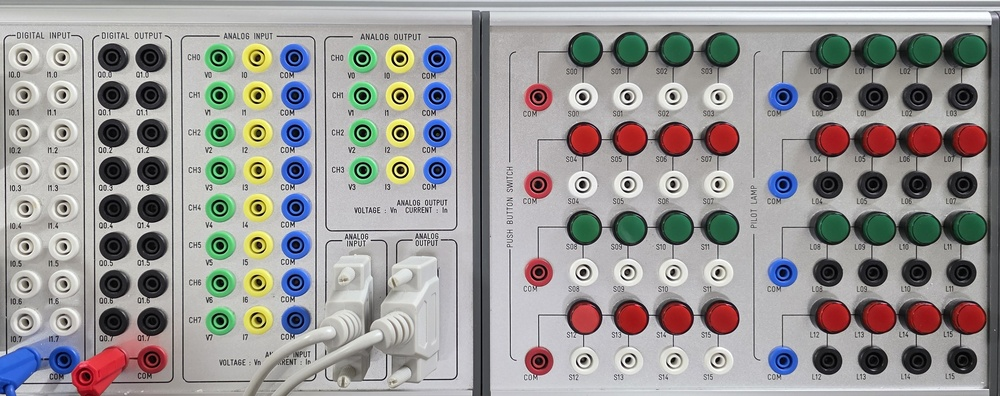
#> input picture sample.jpg, 1000 x 396 px, shrunk from 3401 x 1346 before the run, found by its file name
$ jupyter execute 'py06 my.ipynb'
#> lines starting #> are read from the running program, lines starting #| are printed output that depends on the picture; after the words box and inside, x2 and y2 are one past the last pixel; in counts of white or black regions, pixels touching at a corner belong together
# 이미지처리

[cell 1]
#!pip install opencv-python
#!pip install matplotlib

## 이미지 밝기 및 개선 평가

[cell 2]
import numpy as np
import matplotlib.pyplot as plt
import cv2                          # 원래는 RGB인데 CV2는 BGR로 되어있음. 필요에따라 컨버팅해서 사용

# numpy로 즉석 이미지 생성
#img = np.random.randint(0, 256, (100, 100, 3), dtype = np.uint8)             # 100픽셀, 100픽셀에 컬러가 3개인 데이터 생성
img = cv2.imread('C:\kjw\sample.jpg')
#> img is the input picture: shape (396, 1000, 3); mean B, G, R 150.8, 151.9, 153.8

# 그레이스케일 변환 (색상을 단순화 시켜 -> 밝기로 변화)
gray = cv2.cvtColor(img, cv2.COLOR_BGR2GRAY)
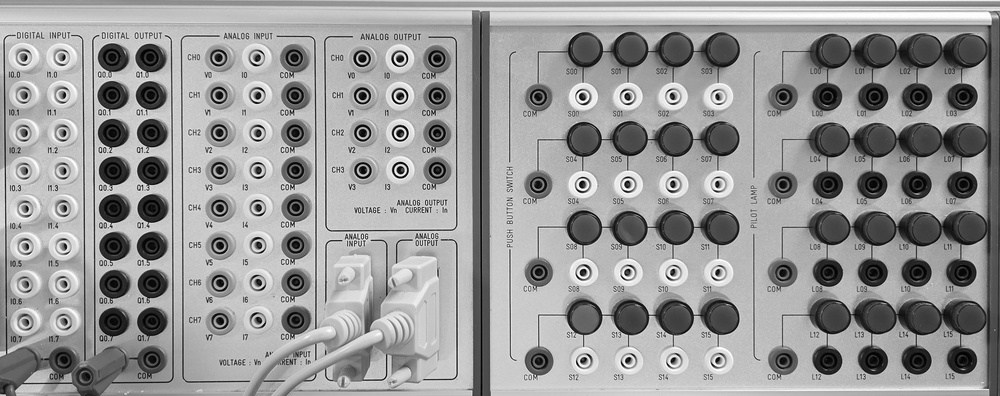
#> gray: shape (396, 1000); min 0, max 255, mean 152.3
img_rgb = cv2.cvtColor(img, cv2.COLOR_BGR2RGB)

# 이미지의 평균 밝기를 계산
mean_brightness = np.mean(gray)
#> mean_brightness = 152.3
print(f"평균 밝기: {mean_brightness:.2f}")
#| 평균 밝기: 152.35

if mean_brightness < 127.5:
    print("🌃이미지가 너무 어둡습니다.")
    gray = cv2.putText(gray.copy(), "Too Dark", (10,50), cv2.FONT_HERSHEY_SIMPLEX, 0.6, (255), 2, cv2.LINE_AA)

elif mean_brightness >= 127.9:
    print("☀️이미지가 너무 밝습니다.")
    gray = cv2.putText(gray.copy(), "Too Bright", (4,50), cv2.FONT_HERSHEY_SIMPLEX, 0.5, (0), 2, cv2.LINE_AA)
else:
    print("😊정상 이미지 입니다.")

plt.subplot(1, 2, 1)        # (행, 열, )
plt.title("RGB scale")
plt.axis('off')
plt.imshow(img)

plt.subplot(1, 2, 2)
plt.title("Gray scale")
plt.imshow(gray, cmap="gray")
plt.axis('off')
plt.show()
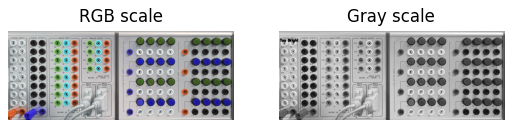
#> figure drawn by matplotlib, 2 panels; B, G, R data is drawn as R, G, B

## HSV 와 이미지 처리

#### H - HUE(색상) 0~179(원래는 360 -> OpenCV 180단계로 줄임), 2로 나눔
- 빨강 : 0, 179 부근(양끝)
- 노랑 : 30
- 하늘 : 90
- 파랑 : 120
- 보라 : 150
#### S - Saturation(채도)
- 0 ~ 255 : 값이 낮을 수록 회색(탁한색) 높을수록 원색
#### V - Value(명도)
- 0 ~ 255 : 색의 밝기, 낮을 수록 검정(0) 높을 수록 원색

[cell 3]
import cv2
import numpy as np
import matplotlib.pyplot as plt

# numpy로 즉석 이미지 생성
hsv_img = cv2.cvtColor(img , cv2.COLOR_BGR2HSV)
#> hsv_img: shape (396, 1000, 3); mean H, S, V 76, 33.9, 162.2

# 파란색 범위를 정의(HSV)
lower_blue = np.array([50,50,50])
upper_blue = np.array([170,255,255])

# 마스크
mask = cv2.inRange(hsv_img, lower_blue, upper_blue)
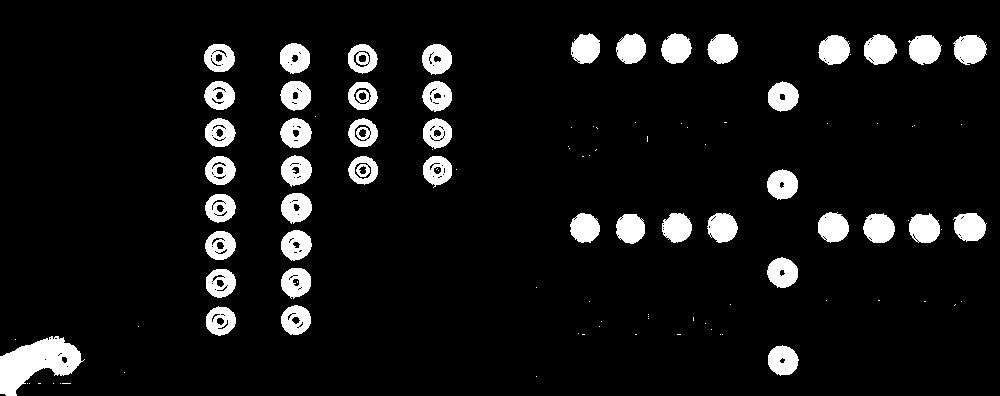
#> mask: shape (396, 1000); 8.1% white; 105 white regions (60 under 20 px), largest, box (x1, y1, x2, y2) and area: (0, 336, 85, 396) 2711, (953, 35, 987, 65) 765, (908, 35, 942, 65) 760

blue_region = cv2.bitwise_and(img, img, mask = mask)
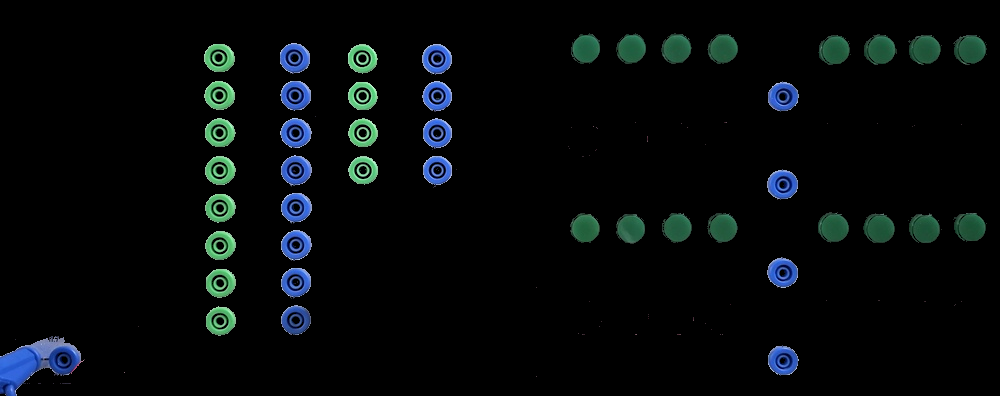
#> blue_region: shape (396, 1000, 3); mean B, G, R 10.1, 9.2, 5.2
blue_region_rgb = cv2.cvtColor(blue_region, cv2.COLOR_BGR2RGB)

plt.subplot(1,2,1)
plt.title("BGR")
plt.imshow(blue_region)
plt.axis('off')

plt.subplot(1,2,2)
plt.title("RGB")
plt.imshow(blue_region_rgb)
plt.axis('off')
plt.show()
#> figure, not shown here; B, G, R data is drawn as R, G, B

[cell 4]
# 가우시안 블러 적용 (노이즈 제거)
blurred = cv2.GaussianBlur(img,(7,7),0)
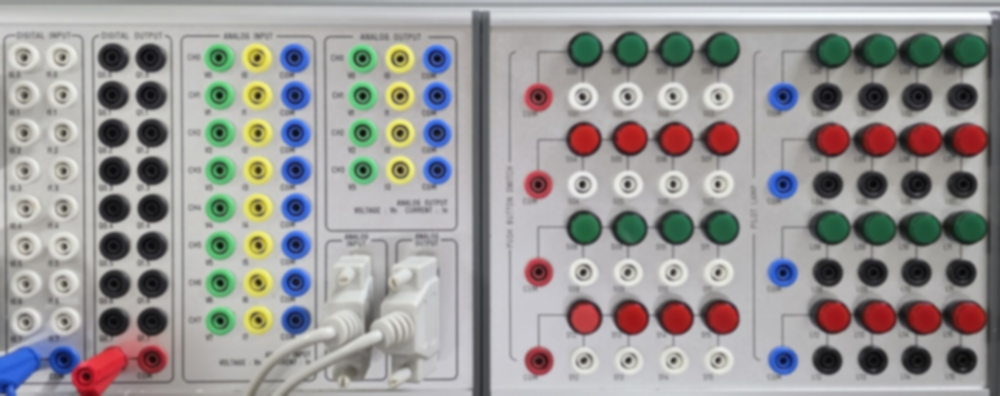
#> blurred: shape (396, 1000, 3); mean B, G, R 150.7, 151.8, 153.8
blurred_rgb = cv2.cvtColor(blurred, cv2.COLOR_BGR2RGB)

print(blurred.shape)
#| (396, 1000, 3)

plt.subplot(1,2,1)
plt.imshow(blurred)
plt.title("GaussianBlur")
plt.axis('off')

plt.subplot(1,2,2)
plt.imshow(blurred_rgb)
plt.title("GaussianBlur_RGB")
plt.axis('off')

plt.show()
#> figure, not shown here; B, G, R data is drawn as R, G, B

[cell 5]
edges = cv2.Canny(img, 50, 150)  # 50보다 작으면 값을 무시, 150보다 클경우 강하게 엣지로 인정
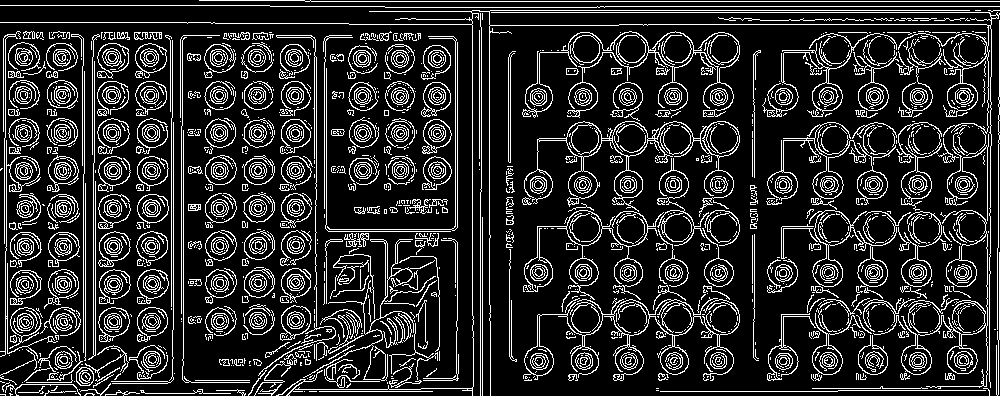
#> edges: shape (396, 1000); 16.8% white in thin lines or dots
edges_blur = cv2.Canny(blurred_rgb, 50, 150)  # 50보다 작으면 값을 무시, 150보다 클경우 강하게 엣지로 인정
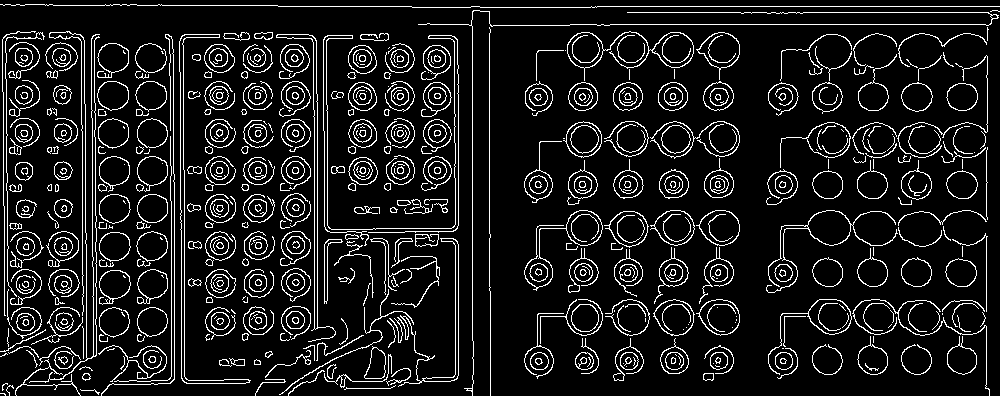
#> edges_blur: shape (396, 1000); 10.5% white in thin lines or dots

plt.subplot(1,2,1)
plt.imshow(edges, cmap="gray")
plt.title("Edges")
plt.axis('off')

plt.subplot(1,2,2)
plt.imshow(edges_blur, cmap="gray")
plt.title("Edges_blur")
plt.axis('off')

plt.show()

[cell 6]
# blurred

# 3X3 선명화 커널
sharp_kernel = np.array([
    [0, -1,  0],
    [-1, 5, -1],
    [0, -1,  0]
])

sharpen = cv2.filter2D(blurred, -1, sharp_kernel)
sharpen_rgb = cv2.cvtColor(sharpen, cv2.COLOR_BGR2RGB)

plt.subplot(1,2,1)
plt.imshow(blurred_rgb)
plt.title("GaussianBlur_RGB")
plt.axis('off')

plt.subplot(1,2,2)
plt.imshow(sharpen_rgb)
plt.title("Sharpen_RGB")
plt.axis('off')

plt.show()

[cell 7]
# 고급 선명화 기법

# blue_region
# blurred

sharpen2 = cv2.addWeighted(img, 1.5, blurred, -0.5, 0)
sharpen2_rgb = cv2.cvtColor(sharpen2, cv2.COLOR_BGR2RGB)


plt.subplot(1,2,1)
plt.imshow(img_rgb)
plt.title("GaussianBlur_RGB")
plt.axis('off')

plt.subplot(1,2,2)
plt.imshow(sharpen2_rgb)
plt.title("Sharpen2_RGB")
plt.axis('off')

plt.show()

$ run again, with frame_choice.jpg copied over sample.jpg
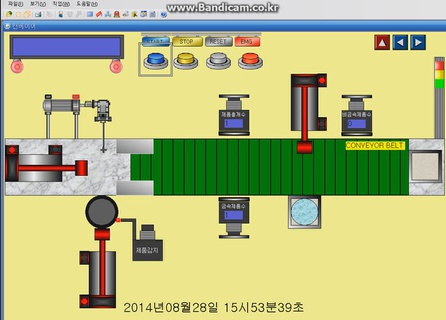
#> input picture frame_choice.jpg, 446 x 320 px, found by its file name
#> img is the input picture: shape (320, 446, 3); mean B, G, R 129.6, 187.8, 181.9
#> mean_brightness = 179.5
#| 평균 밝기: 179.46
#> hsv_img: shape (320, 446, 3); mean H, S, V 45.4, 105.2, 199.4
#> `mask = cv2.inRange(hsv_img, lower_blue, upper_blue)`:
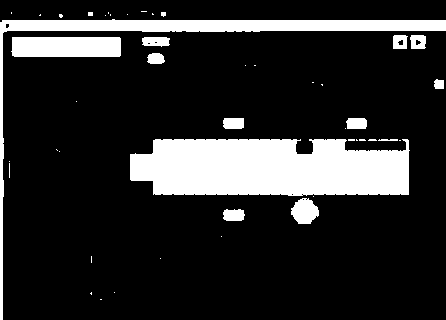
#> mask: shape (320, 446); 17.1% white; 46 white regions (31 under 20 px), largest, box (x1, y1, x2, y2) and area: (130, 139, 410, 196) 14013, (0, 19, 446, 320) 5904, (11, 37, 121, 57) 2177
#| (320, 446, 3)
#> edges: shape (320, 446); 11.6% white in thin lines or dots
#> edges_blur: shape (320, 446); 6.7% white in thin lines or dots
#> `sharpen2 = cv2.addWeighted(img, 1.5, blurred, -0.5, 0)`:
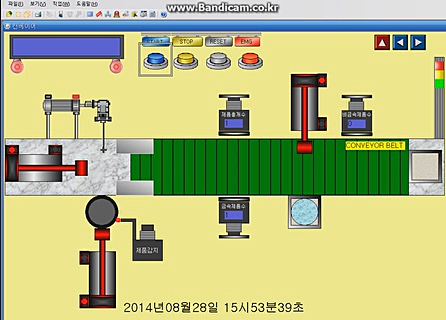
#> sharpen2: shape (320, 446, 3); mean B, G, R 129.9, 187.6, 181.6
